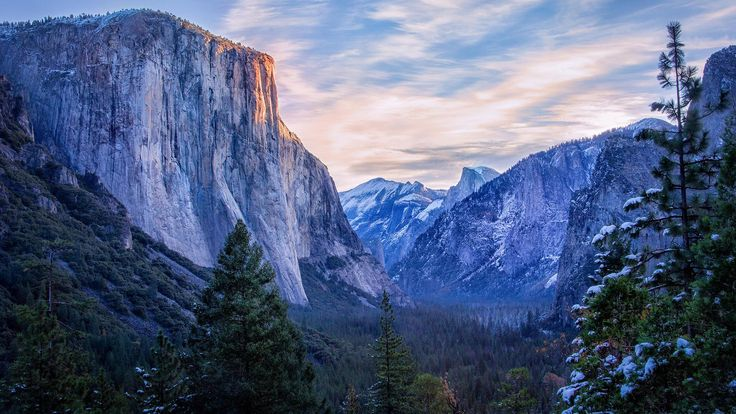
#> input picture 04_MODULOS/pillow_/original.jpg, 736 x 414 px
$ python main.py
#> lines starting #> are read from the running program, lines starting #| are printed output that depends on the picture
# Pillow: redimensionando imagens com Python
# Essa biblioteca é o Photoshop do Python

# pip install pillow

from PIL import Image

from pathlib import Path

ROOT_FOLDER = Path(__file__).parent
ORIGINAL = ROOT_FOLDER / 'original.jpg'
NEW_IMAGE = ROOT_FOLDER / 'new.jpg'

pil_image = Image.open(ORIGINAL)
#> pil_image is the input picture: PIL image 736x414 RGB; mean R, G, B 83.7, 97.5, 129.8

width, height = pil_image.size
#> width = 736; height = 414
# exif = pil_image.info['exif']      # info da imagem


# REDIMENSIONAR COM O MESMO ASPEC RATIO (SEM DESCONFIGURAR)
# width    -   new_width
# height   -   ???
# -> regra de três

new_width = 400
new_height = round(height * new_width / width)
#> new_height = 225

print(width, height)
#| 736 414
print(new_width, new_height)
#| 400 225

# REDIMENSIONANDO
new_image = pil_image.resize((new_width, new_height))
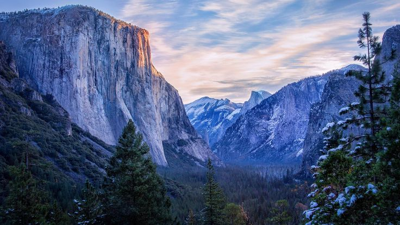
#> new_image: PIL image 400x225 RGB; mean R, G, B 83.7, 97.5, 129.8
new_image.save(
    NEW_IMAGE,
    optimize=True,
    quality=70,
    #exif=exif,
)
